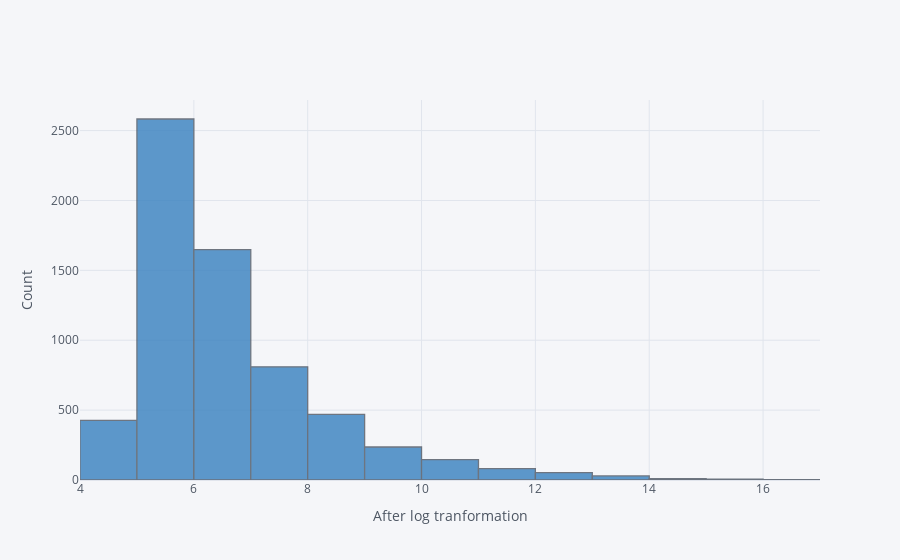

Notebook cell for this chart:
### Code cell
np.log(train['Cost']).iplot(kind='histogram',bins=20,xTitle='After log tranformation',yTitle='Count',color='blue')

### Figure 1 — Plotly figure (JSON) as saved in the notebook; plotly's stock layout.template omitted (floating-point values rounded to 4 significant figures; data arrays with more than 128 entries replaced by an {"elided": "..."} marker saying what was removed)
{"data": [{"histfunc": "count", "histnorm": "", "marker": {"color": "rgba(55, 128, 191, 1.0)", "line": {"color": "#4D5663", "width": 1.3}}, "name": "Cost", "nbinsx": 20, "opacity": 0.8, "orientation": "v", "type": "histogram", "x": {"elided": "6500 float values"}}], "layout": {"barmode": "overlay", "legend": {"bgcolor": "#F5F6F9", "font": {"color": "#4D5663"}}, "paper_bgcolor": "#F5F6F9", "plot_bgcolor": "#F5F6F9", "title": {"font": {"color": "#4D5663"}}, "xaxis": {"gridcolor": "#E1E5ED", "showgrid": true, "tickfont": {"color": "#4D5663"}, "title": {"font": {"color": "#4D5663"}, "text": "After log tranformation"}, "zerolinecolor": "#E1E5ED"}, "yaxis": {"gridcolor": "#E1E5ED", "showgrid": true, "tickfont": {"color": "#4D5663"}, "title": {"font": {"color": "#4D5663"}, "text": "Count"}, "zerolinecolor": "#E1E5ED"}}}
